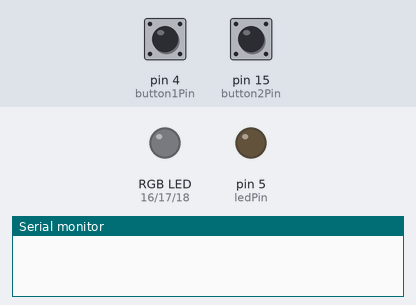
Recording of a sketch running on a simulated Arduino Uno, built with avr-gcc and run on an emulated ATmega328P. Parts: an RGB LED mixed from three pins (HIGH = lit), output pins drawn as LEDs (lit = HIGH), the last lines printed to the serial monitor. The test bench sets the inputs (shaded band); at power-on: pin 15 (button2Pin) LOW, pin 4 (button1Pin) LOW.

Above: at 1.2 s.
1.3 s: pin 15 (button2Pin) pulled HIGH for 0.15 s
At 2.5 s:
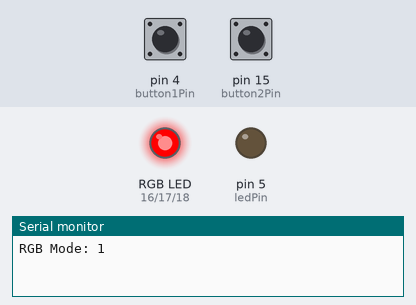
3.0 s: pin 4 (button1Pin) pulled HIGH for 0.15 s
At 3.07 s:
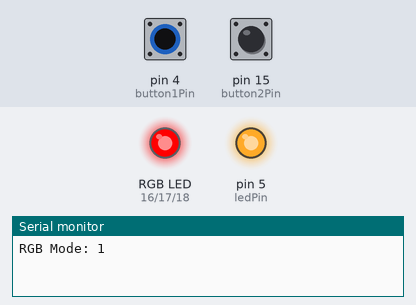
4.6 s: pin 15 (button2Pin) pulled HIGH for 1 s
At 5.1 s:
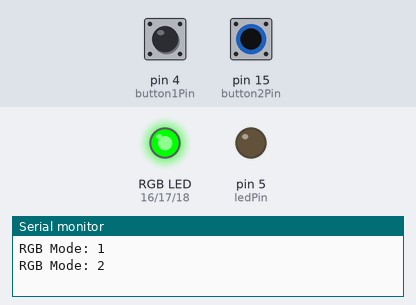
7.1 s: pin 4 (button1Pin) pulled HIGH for 1 s
At 7.9 s:
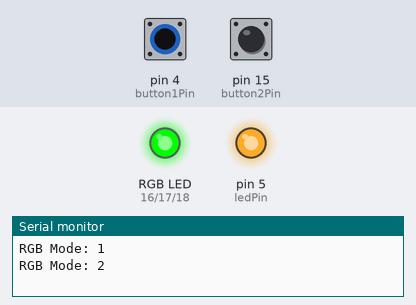
9.6 s: pin 15 (button2Pin) pulled HIGH for 0.15 s
At 10.1 s:
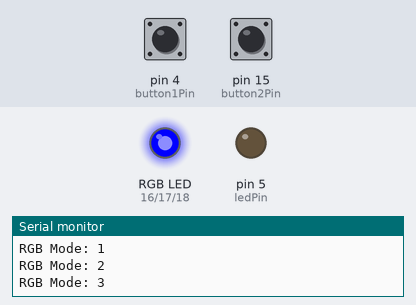
11.3 s: pin 4 (button1Pin) pulled HIGH for 0.15 s
At 11.37 s:
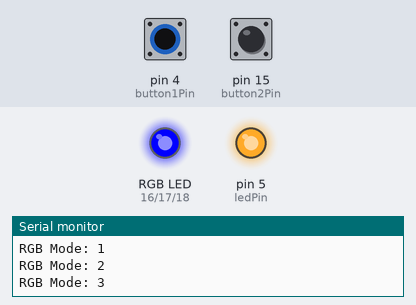
Timing chart, 0 to 13.9 s (numbered marks = the images above; inputs shaded):
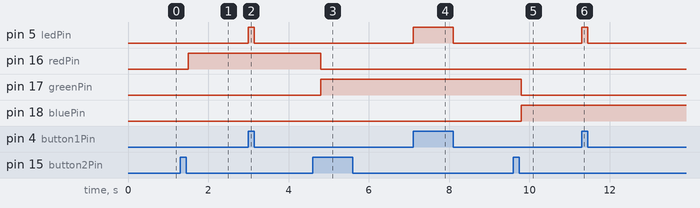

The sketch:

Pushbutton_LED_RGB_DOIT.ino
```cpp
const int button1Pin = 4;   // push button 1
const int button2Pin = 15;  // push button 2

const int ledPin = 5;       // LED biasa

// RGB LED
const int redPin = 16;
const int greenPin = 17;
const int bluePin = 18;

// variabel button
int button1State = 0;
int button2State = 0;

int lastButton2State = 0;
int pressCount = 0;

void setup() {

  Serial.begin(115200);

  pinMode(button1Pin, INPUT);
  pinMode(button2Pin, INPUT);

  pinMode(ledPin, OUTPUT);

  pinMode(redPin, OUTPUT);
  pinMode(greenPin, OUTPUT);
  pinMode(bluePin, OUTPUT);
}

void loop() {

  // =========================
  // PUSH BUTTON 1 (LED biasa)
  // =========================

  button1State = digitalRead(button1Pin);

  if (button1State == HIGH) {
    digitalWrite(ledPin, HIGH);
  }
  else {
    digitalWrite(ledPin, LOW);
  }

  // =========================
  // PUSH BUTTON 2 (LED RGB)
  // =========================

  button2State = digitalRead(button2Pin);

  if (button2State == HIGH && lastButton2State == LOW) {

    pressCount++;
    delay(200); // debounce sederhana

    if (pressCount > 3) {
      pressCount = 0;
    }

    Serial.print("RGB Mode: ");
    Serial.println(pressCount);
  }

  lastButton2State = button2State;

  if (pressCount == 1) {

    digitalWrite(redPin, HIGH);
    digitalWrite(greenPin, LOW);
    digitalWrite(bluePin, LOW);

  }

  else if (pressCount == 2) {

    digitalWrite(redPin, LOW);
    digitalWrite(greenPin, HIGH);
    digitalWrite(bluePin, LOW);

  }

  else if (pressCount == 3) {

    digitalWrite(redPin, LOW);
    digitalWrite(greenPin, LOW);
    digitalWrite(bluePin, HIGH);

  }

  else {

    digitalWrite(redPin, LOW);
    digitalWrite(greenPin, LOW);
    digitalWrite(bluePin, LOW);

  }

}
```

Measured:
- after the input at 1.3 s, pin 16 (redPin): LOW → HIGH after 0.20 s
- after the input at 3.0 s, pin 5 (ledPin): LOW → HIGH at once, → LOW 0.15 s later
- after the input at 4.6 s, pin 16 (redPin): HIGH → LOW after 0.20 s; pin 17 (greenPin): LOW → HIGH after 0.20 s
- after the input at 7.1 s, pin 5 (ledPin): LOW → HIGH at once, → LOW 1.0 s later
- after the input at 9.6 s, pin 17 (greenPin): HIGH → LOW after 0.20 s; pin 18 (bluePin): LOW → HIGH after 0.20 s
- after the input at 11.3 s, pin 5 (ledPin): LOW → HIGH at once, → LOW 0.15 s later
